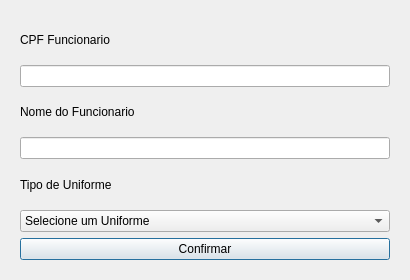
<?xml version="1.0" encoding="UTF-8"?>
<ui version="4.0">
 <class>Dialog</class>
 <widget class="QDialog" name="Dialog">
  <property name="geometry">
   <rect>
    <x>0</x>
    <y>0</y>
    <width>410</width>
    <height>280</height>
   </rect>
  </property>
  <property name="minimumSize">
   <size>
    <width>400</width>
    <height>280</height>
   </size>
  </property>
  <property name="windowTitle">
   <string>Adicionar Emprestimo</string>
  </property>
  <property name="windowIcon">
   <iconset resource="icon.qrc">
    <normaloff>:/icon/icon.png</normaloff>:/icon/icon.png</iconset>
  </property>
  <layout class="QHBoxLayout" name="horizontalLayout">
   <item>
    <widget class="QWidget" name="widget" native="true">
     <property name="maximumSize">
      <size>
       <width>410</width>
       <height>16777215</height>
      </size>
     </property>
     <layout class="QVBoxLayout" name="verticalLayout">
      <item>
       <widget class="QLabel" name="lbl_cpf_emprestimo">
        <property name="text">
         <string>CPF Funcionario</string>
        </property>
       </widget>
      </item>
      <item>
       <widget class="QLineEdit" name="txt_cpf_emprestimo"/>
      </item>
      <item>
       <widget class="QLabel" name="lbl_nome_emprestimo">
        <property name="text">
         <string>Nome do Funcionario</string>
        </property>
       </widget>
      </item>
      <item>
       <widget class="QLineEdit" name="txt_nome_emprestimo"/>
      </item>
      <item>
       <widget class="QLabel" name="lbl_tipo_uniforme">
        <property name="text">
         <string>Tipo de Uniforme</string>
        </property>
       </widget>
      </item>
      <item>
       <widget class="QComboBox" name="cb_tipo_uniforme">
        <item>
         <property name="text">
          <string>Selecione um Uniforme</string>
         </property>
        </item>
       </widget>
      </item>
      <item>
       <widget class="QPushButton" name="pushButton">
        <property name="text">
         <string>Confirmar</string>
        </property>
       </widget>
      </item>
     </layout>
    </widget>
   </item>
  </layout>
 </widget>
 <resources>
  <include location="icon.qrc"/>
 </resources>
 <connections/>
</ui>
